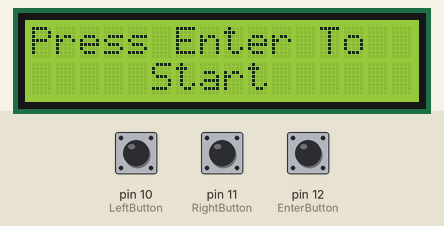
Bench run of a sketch on a simulated Arduino Uno, built with avr-gcc and run on an emulated ATmega328P. On the bench: 16×2 character LCD. Inputs (shaded band) come from the test bench; at power-on: pin 11 (RightButton) HIGH, pin 12 (EnterButton) HIGH, pin 10 (LeftButton) HIGH.

Above: at 7.3 s.
7.4 s: pin 11 (RightButton) pulled LOW for 0.55 s
At 8.5 s:
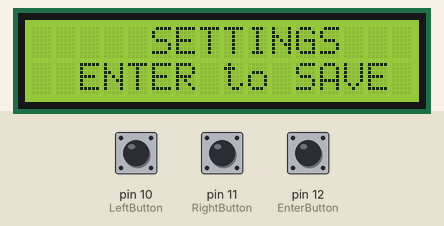
9.5 s: pin 12 (EnterButton) pulled LOW for 0.55 s
At 10.6 s:
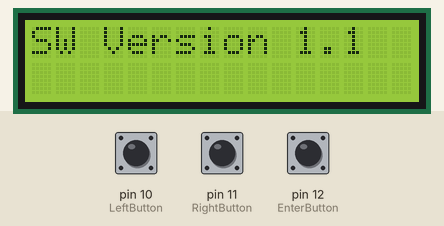
11.5 s: pin 10 (LeftButton) pulled LOW for 0.55 s
At 12.5 s:
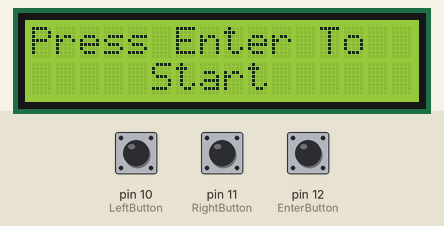
13.5 s: pin 11 (RightButton) pulled LOW for 1 s
At 14.7 s:
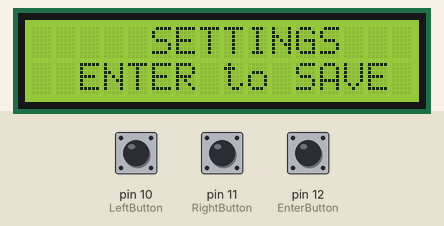
Timing chart, 0 to 16.5 s (numbered marks = the images above; inputs shaded):
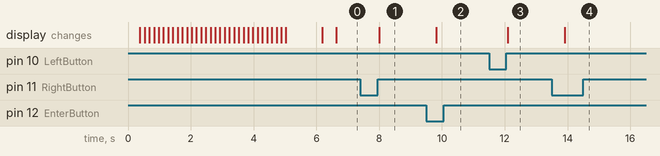

Measured:
- after the input at 7.4 s, the display: changes after 0.61 s (image 1)
- after the input at 9.5 s, the display: changes after 0.33 s (image 2)
- after the input at 11.5 s, the display: changes after 0.60 s (image 3)
- after the input at 13.5 s, the display: changes after 0.42 s (image 4)

The sketch:

exercise8.ino
```cpp
// include the library code:
#include <LiquidCrystal.h>

// initialize the library with the numbers of the interface pins
//LiquidCrystal lcd(12, 11, 5, 4, 3, 2);
LiquidCrystal lcd(9, 8, 7, 6, 5, 4);
const int LeftButton = 10;
const int RightButton = 11;
const int EnterButton = 12;
int main_menu = 1;
int LeftButtonFlag = 0;
int RightButtonFlag = 0;
int EnterButtonFlag = 0;


void setup() {
  pinMode(LeftButton,INPUT_PULLUP);
  pinMode(RightButton,INPUT_PULLUP);
  pinMode(EnterButton,INPUT_PULLUP);

  lcd.begin(16, 2);
  // Print a message to the LCD.
 scroll_msg("Welcome");
 delay(1000);
 lcd.clear();
}

void loop() {
check_buttons();
main_display();

 }

void check_buttons() {

int readleft = digitalRead(LeftButton);
    if (readleft != 1) {
      main_menu = 1;
    }
  delay(150);
int readright = digitalRead(RightButton);
    if(readright != 1) {
      main_menu = 2;
    }
  delay(150);
int read_enter = digitalRead(EnterButton);
    if(read_enter != 1) {
      main_menu = 3;
    }
  delay (150);
}


void main_display() {


switch (main_menu) {
  case 1:
    lcd.clear();
    lcd_display("Press Enter To",0,0);
    lcd_display("Start",5,1);
    break;
  case 2:
     lcd.clear();
    lcd_display("SETTINGS",5,0);
    lcd_display("ENTER to SAVE",2,1);
    break;

  case 3:
    lcd.clear();
    lcd_display("SW Version 1.1",0,0);
    break;
}
}

void lcd_display(String msg,int x,int y) {
  lcd.setCursor(x,y);
  lcd.print(msg);
}

void scroll_msg (String msg) {
  lcd.clear();
  lcd.begin(16, 2);
  lcd.print(msg);
  delay(250);
    // scroll 13 positions (string length) to the left
  // to move it offscreen left:
  for (int positionCounter = 0; positionCounter < 16; positionCounter++) {
    // scroll one position left:
    lcd.scrollDisplayRight();
    // wait a bit:
    delay(150);
  }

  // scroll 29 positions (string length + display length) to the right
  // to move it offscreen right:
  for (int positionCounter = 0; positionCounter < 16; positionCounter++) {
    // scroll one position right:
    lcd.scrollDisplayLeft();
    // wait a bit:
    delay(150);
  }
}
```
